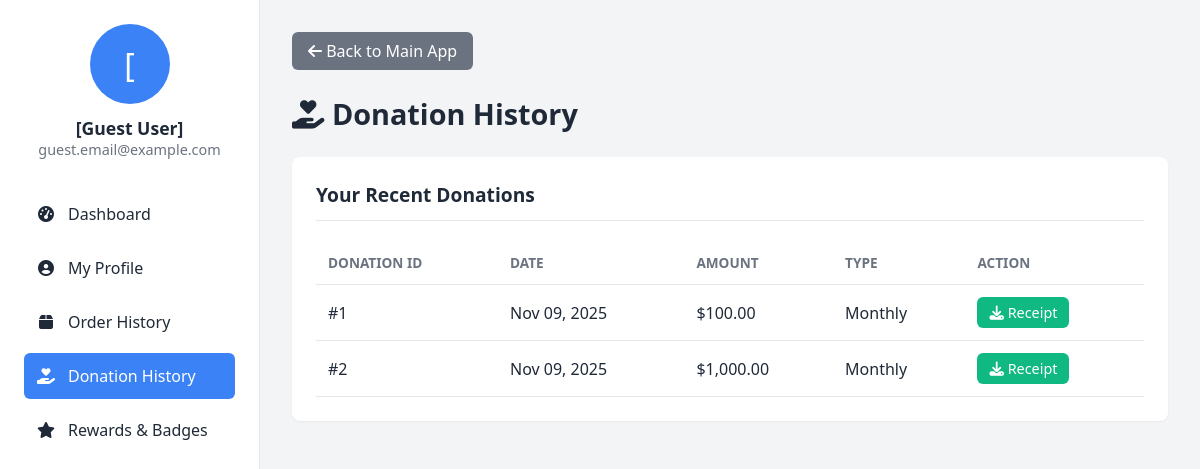
The app's page /profile.php?page=donation_history, older data.
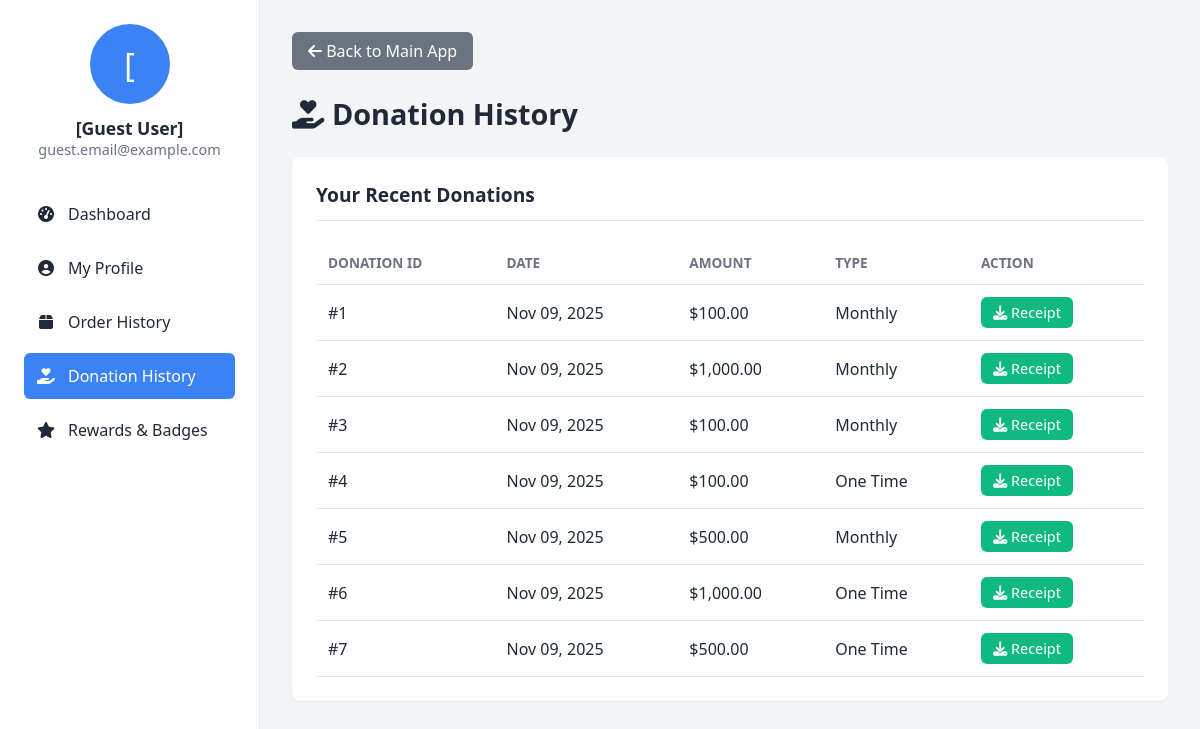
The same page, newer data.
### tables this page shows
CREATE TABLE `donation` (
  `donation_id` int(11) NOT NULL,
  `donor_email` varchar(100) NOT NULL,
  `amount` decimal(10,2) NOT NULL,
  `type` varchar(20) NOT NULL,
  `reason` text DEFAULT NULL,
  `payment_method` varchar(50) NOT NULL,
  `transaction_id` varchar(100) DEFAULT NULL,
  `cardholder_name` varchar(255) DEFAULT NULL,
  `card_number_last_four` varchar(4) DEFAULT NULL,
  `donation_date` timestamp NOT NULL DEFAULT current_timestamp()
);

### donation_history.php (the view, shortened to what this page needs)
<?php
$sql_donations = "SELECT donation_id, amount, type, donation_date, transaction_id FROM donation LIMIT 10";
$result_donations = $conn->query($sql_donations);
$donations = $result_donations ? $result_donations->fetch_all(MYSQLI_ASSOC) : [];
?>
<h1><i class="fas fa-hand-holding-heart"></i> Donation History</h1>
<div class="section-card">
    <h3>Your Recent Donations</h3>
    <?php if (empty($donations)): ?>
        <p>You have no donation history yet.</p>
    <?php else: ?>
        <table class="table">
            <thead>
                <tr>
                    <th>Donation ID</th>
                    <th>Date</th>
                    <th>Amount</th>
                    <th>Type</th>
                    <th>Action</th>
                </tr>
            </thead>
            <tbody>
                <?php foreach ($donations as $donation): ?>
                    <tr>
                        <td>#<?php echo htmlspecialchars($donation['donation_id']); ?></td>
                        <td><?php echo date('M d, Y', strtotime($donation['donation_date'])); ?></td>
                        <td>$<?php echo number_format($donation['amount'], 2); ?></td>
                        <td><?php echo htmlspecialchars(ucwords($donation['type'])); ?></td>
                        <td>
                            <a href="generate_receipt.php?type=donation&id=<?php echo $donation['donation_id']; ?>"
                                class="btn" target="_blank" style="padding: 6px 12px; font-size: 0.9rem; background-color: var(--primary-green);">
                                <i class="fas fa-download"></i> Receipt
                            </a>
                        </td>
                    </tr>
                <?php endforeach; ?>
            </tbody>
        </table>
    <?php endif; ?>
</div>

### profile.php (shortened to what this page needs)
<?php
$user_name = $_SESSION['user_name'] ?? '[Guest User]';
$user_email = $_SESSION['email'] ?? 'guest.email@example.com';
$user_initial = strtoupper(substr($user_name, 0, 1));
$page = isset($_GET['page']) ? $_GET['page'] : 'dashboard';
$page_path = "{$page}.php";
?>
<!DOCTYPE html>
<html lang="en">
<head>
    <link rel="stylesheet" href="https://cdnjs.cloudflare.com/ajax/libs/font-awesome/6.5.1/css/all.min.css">
</head>
<body>
    <div class="profile-container">
        <aside class="profile-sidebar">
            <div class="user-info">
                <div class="avatar"><?php echo htmlspecialchars($user_initial); ?></div>
                <h3><?php echo htmlspecialchars($user_name); ?></h3>
                <p><?php echo htmlspecialchars($user_email); ?></p>
            </div>
            <nav class="profile-nav">
                <ul>
                    <li><a href="profile.php?page=dashboard" class="<?= $page == 'dashboard' ? 'active' : '' ?>"><i class="fas fa-tachometer-alt"></i> Dashboard</a></li>
                    <li><a href="profile.php?page=my_profile" class="<?= $page == 'my_profile' ? 'active' : '' ?>"><i class="fas fa-user-circle"></i> My Profile</a></li>
                    <li><a href="profile.php?page=order_history" class="<?= $page == 'order_history' ? 'active' : '' ?>"><i class="fas fa-box"></i> Order History</a></li>
                    <li><a href="profile.php?page=donation_history" class="<?= $page == 'donation_history' ? 'active' : '' ?>"><i class="fas fa-hand-holding-heart"></i> Donation History</a></li>
                    <li><a href="profile.php?page=rewards" class="<?= $page == 'rewards' ? 'active' : '' ?>"><i class="fas fa-star"></i> Rewards & Badges</a></li>
                </ul>
            </nav>
        </aside>
        <main class="profile-content">
            <div class="back-btn-container">
                <a href="gst.php" class="btn back-btn"><i class="fas fa-arrow-left"></i> Back to Main App</a>
            </div>
            <?php
            include $page_path;
            ?>
        </main>
    </div>
</body>
</html>

### profile.php (style rules this page uses)
:root { --primary-blue: #3B82F6; --primary-green: #10B981; --primary-orange: #F97316; --bg-light: #F3F4F6; --bg-white: #FFFFFF; --text-dark: #1F2937; --text-gray: #6B7280; --border-color: #E5E7EB; --shadow-sm: 0 1px 2px 0 rgba(0, 0, 0, 0.05); font-family: 'Segoe UI', 'Roboto', 'Helvetica Neue', sans-serif; }
* { box-sizing: border-box; margin: 0; padding: 0; }
body { background-color: var(--bg-light); color: var(--text-dark); }
.profile-container { display: flex; min-height: 100vh; }
.profile-sidebar { width: 260px; background-color: var(--bg-white); border-right: 1px solid var(--border-color); padding: 24px; display: flex; flex-direction: column; flex-shrink: 0; }
.user-info { text-align: center; margin-bottom: 32px; }
.user-info .avatar { width: 80px; height: 80px; background-color: var(--primary-blue); color: white; border-radius: 50%; display: flex; align-items: center; justify-content: center; font-size: 2rem; margin: 0 auto 12px; }
.user-info h3 { font-size: 1.1rem; font-weight: 600; }
.user-info p { font-size: 0.9rem; color: var(--text-gray); }
.profile-nav ul { list-style: none; }
.profile-nav a { display: flex; align-items: center; padding: 12px; text-decoration: none; color: var(--text-dark); font-weight: 500; border-radius: 6px; transition: background-color 0.2s; margin-bottom: 8px; }
.profile-nav a.active { background-color: var(--primary-blue); color: white; }
.profile-nav i { width: 20px; margin-right: 12px; text-align: center; }
.profile-content { flex-grow: 1; padding: 32px; overflow-y: auto; }
.profile-content h1 { font-size: 1.8rem; font-weight: 700; margin-bottom: 24px; }
.section-card { background-color: var(--bg-white); padding: 24px; border-radius: 8px; box-shadow: var(--shadow-sm); margin-bottom: 24px; }
.section-card h3 { font-size: 1.2rem; font-weight: 600; margin-bottom: 20px; border-bottom: 1px solid var(--border-color); padding-bottom: 12px; }
.table { width: 100%; border-collapse: collapse; }
.table th, .table td { padding: 12px; text-align: left; border-bottom: 1px solid var(--border-color); }
.table th { font-weight: 600; color: var(--text-gray); font-size: 0.85rem; text-transform: uppercase; }
.btn { display: inline-block; padding: 8px 16px; background-color: var(--primary-blue); color: white; text-decoration: none; border-radius: 6px; font-weight: 500; transition: background-color 0.2s; border: none; cursor: pointer; }
.back-btn-container { margin-bottom: 24px; }
.back-btn { background-color: var(--text-gray); }

Row changes from the older to the newer data that the page shows:
added donation: donation_id "3", donation_date "Nov 09, 2025", amount "100.00", type "Monthly"
added donation: donation_id "4", donation_date "Nov 09, 2025", amount "100.00", type "One Time"
added donation: donation_id "5", donation_date "Nov 09, 2025", amount "500.00", type "Monthly"
added donation: donation_id "6", donation_date "Nov 09, 2025", amount "1,000.00", type "One Time"
added donation: donation_id "7", donation_date "Nov 09, 2025", amount "500.00", type "One Time"
